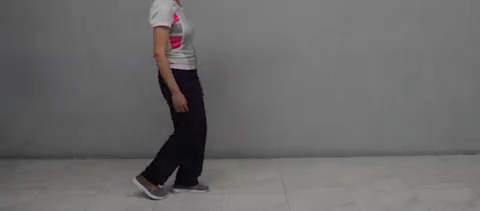
#> input picture frame 60 of Semillero_2019-I/videos/gait.mp4, 480 x 211 px
$ jupyter execute --allow-errors Lecture01_IntroToComputerVision.ipynb
#> lines starting #> are read from the running program, lines starting #| are printed output that depends on the picture
# Computer Vision Fundamentals: OpenCV with Python

OpenCV (Open Source Computer Vision) is a library of programming functions mainly aimed at real-time computer vision. OpenCV is written in C++, but there are bindings in Python, Java and Matlab. So, here we will perform some basic digital image processing operations using OpenCV as a Python module.

[cell 1]
import cv2 as cv
import numpy as np
import matplotlib.pyplot as plt

## Dealing with images...

[cell 2]
I = cv.imread("frames/handtremor_magnified/1.jpg",1)

plt.figure(figsize=(15,20))
#> (the rest of this cell did not finish here and is left out)

#> (a cell that did not finish here is left out)

#> (a cell that did not finish here is left out)

## Dealing with videos...

Now, read the next video and store its frames:

[cell 5]
path = "../videos/gait.mp4"
V = cv.VideoCapture(path)
ret,f = V.read()
#> f is the input picture: shape (211, 480, 3); mean B, G, R 104.8, 105.2, 106.4
plt.imshow(f[...,::-1])

print(V.get(cv.CAP_PROP_FRAME_COUNT))

print(V.get(cv.CAP_PROP_POS_FRAMES))

[cell 6]
def create_directory(path):
    import os
    # define the name of the directory to be created
    gait_frames_path = path
    try:
        os.makedirs(gait_frames_path)
        print("=========================================================")
        print("The folder "+gait_frames_path+" was created sucessfully!")
        print("=========================================================")
    except Exception as e:
        print("=========================================================")
        print("There was an error creating the folder "+gait_frames_path+"\n message: "+str(e))
        print("=========================================================")

[cell 7]
gait_frames_path = "frames/gait/"
create_directory(gait_frames_path)
V.set(cv.CAP_PROP_POS_FRAMES, 0);
ret,f = V.read()
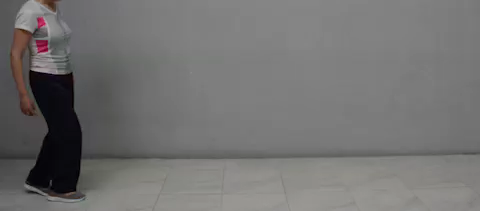
#> input picture frame 0 of Semillero_2019-I/videos/gait.mp4, 480 x 211 px
#> f is the input picture: shape (211, 480, 3); mean B, G, R 113.4, 114, 114.9
counter = 0
while ret:
    counter += 1
    fname = gait_frames_path + str(counter)+".jpg"
    cv.imwrite(fname, f)
    print("Generating frame "+str(counter))
    ret,f = V.read()
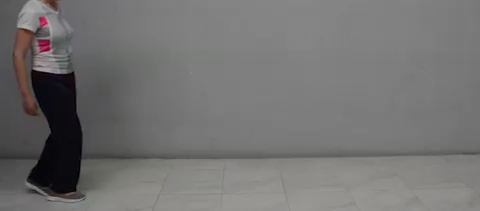
#> input picture frame 1 of Semillero_2019-I/videos/gait.mp4, 480 x 211 px
#> f is the input picture: shape (211, 480, 3); mean B, G, R 113.7, 114.3, 115.2

$ run again, starting later in the video
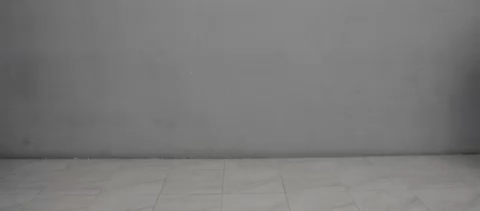
#> input picture frame 274 of Semillero_2019-I/videos/gait.mp4, 480 x 211 px
#> f is the input picture: shape (211, 480, 3); mean B, G, R 121.1, 121.8, 122.2
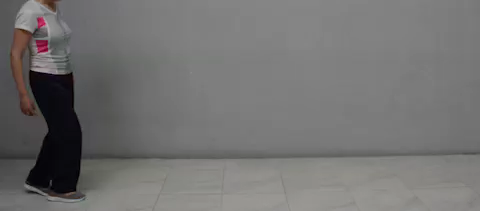
#> input picture frame 0 of Semillero_2019-I/videos/gait.mp4, 480 x 211 px
#> f is the input picture: shape (211, 480, 3); mean B, G, R 113.4, 114, 114.9
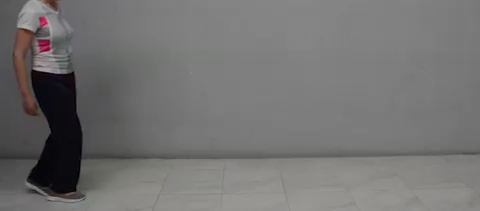
#> input picture frame 1 of Semillero_2019-I/videos/gait.mp4, 480 x 211 px
#> f is the input picture: shape (211, 480, 3); mean B, G, R 113.7, 114.3, 115.2

$ run again, starting later in the video
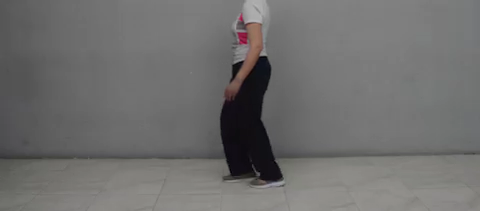
#> input picture frame 487 of Semillero_2019-I/videos/gait.mp4, 480 x 211 px
#> f is the input picture: shape (211, 480, 3); mean B, G, R 109.5, 110.3, 111
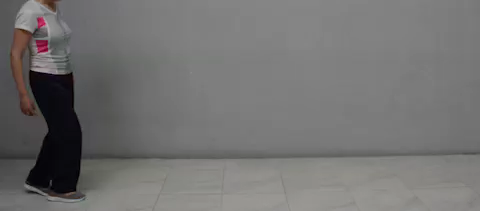
#> input picture frame 0 of Semillero_2019-I/videos/gait.mp4, 480 x 211 px
#> f is the input picture: shape (211, 480, 3); mean B, G, R 113.4, 114, 114.9
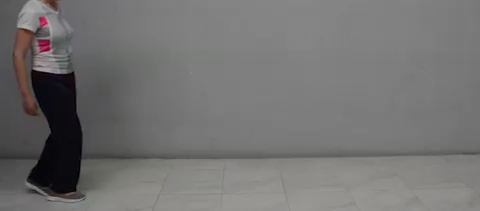
#> input picture frame 1 of Semillero_2019-I/videos/gait.mp4, 480 x 211 px
#> f is the input picture: shape (211, 480, 3); mean B, G, R 113.7, 114.3, 115.2
